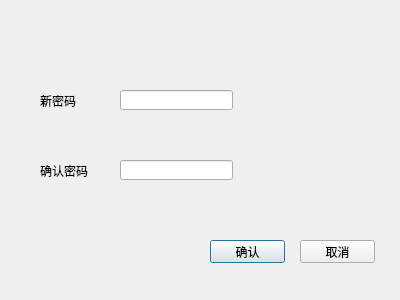
<?xml version="1.0" encoding="UTF-8"?>
<ui version="4.0">
 <class>apassword</class>
 <widget class="QDialog" name="apassword">
  <property name="geometry">
   <rect>
    <x>0</x>
    <y>0</y>
    <width>400</width>
    <height>300</height>
   </rect>
  </property>
  <property name="windowTitle">
   <string>Dialog</string>
  </property>
  <widget class="QLineEdit" name="lineEdit_7">
   <property name="geometry">
    <rect>
     <x>120</x>
     <y>160</y>
     <width>113</width>
     <height>20</height>
    </rect>
   </property>
  </widget>
  <widget class="QLineEdit" name="lineEdit_6">
   <property name="geometry">
    <rect>
     <x>120</x>
     <y>90</y>
     <width>113</width>
     <height>20</height>
    </rect>
   </property>
  </widget>
  <widget class="QLabel" name="label_2">
   <property name="geometry">
    <rect>
     <x>40</x>
     <y>90</y>
     <width>54</width>
     <height>21</height>
    </rect>
   </property>
   <property name="text">
    <string>新密码</string>
   </property>
  </widget>
  <widget class="QLabel" name="label_4">
   <property name="geometry">
    <rect>
     <x>40</x>
     <y>160</y>
     <width>54</width>
     <height>21</height>
    </rect>
   </property>
   <property name="text">
    <string>确认密码</string>
   </property>
  </widget>
  <widget class="QPushButton" name="pushButton">
   <property name="geometry">
    <rect>
     <x>210</x>
     <y>240</y>
     <width>75</width>
     <height>23</height>
    </rect>
   </property>
   <property name="text">
    <string>确认</string>
   </property>
  </widget>
  <widget class="QPushButton" name="pushButton_2">
   <property name="geometry">
    <rect>
     <x>300</x>
     <y>240</y>
     <width>75</width>
     <height>23</height>
    </rect>
   </property>
   <property name="text">
    <string>取消</string>
   </property>
  </widget>
 </widget>
 <resources/>
 <connections/>
</ui>
